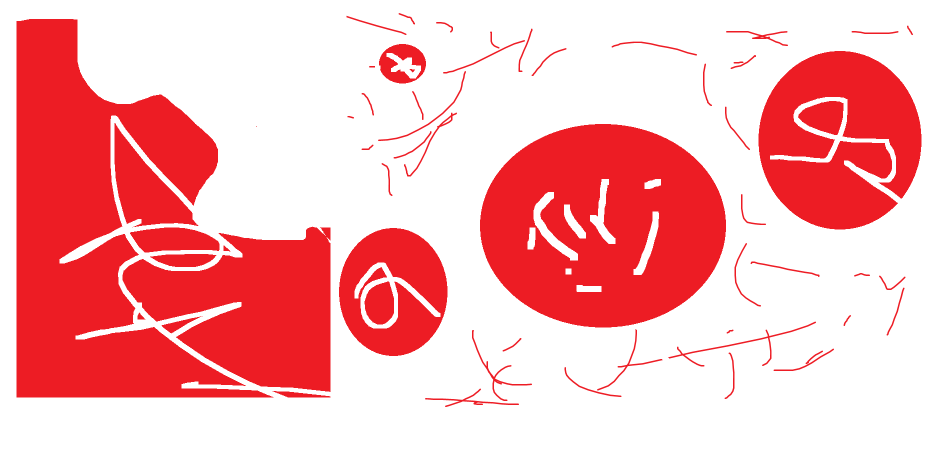
#> input picture dnm222.png, 1885 x 903 px (shown at 1/2 size)
$ python dnm1.py
#> lines starting #> are read from the running program, lines starting #| are printed output that depends on the picture; after the words box and inside, x2 and y2 are one past the last pixel; in counts of white or black regions, pixels touching at a corner belong together
import cv2
import numpy as np

img = cv2.imread("dnm222.png")
#> img is the input picture: shape (903, 1885, 3); mean B, G, R 179.7, 177, 248.8
img = cv2.resize(img,(640,480))
#> img: shape (480, 640, 3)
blurred = cv2.pyrMeanShiftFiltering(img, 3, 3)
kernel = np.ones((2,2),np.uint8)
hsv = cv2.cvtColor(img, cv2.COLOR_BGR2HSV)
#> hsv: shape (480, 640, 3); mean H, S, V 63.2, 77.4, 248.8

lower_red1 = np.array([0, 50, 50], np.uint8)
upper_red1 = np.array([10, 255, 255], np.uint8)
mask1 = cv2.inRange(hsv, lower_red1, upper_red1)
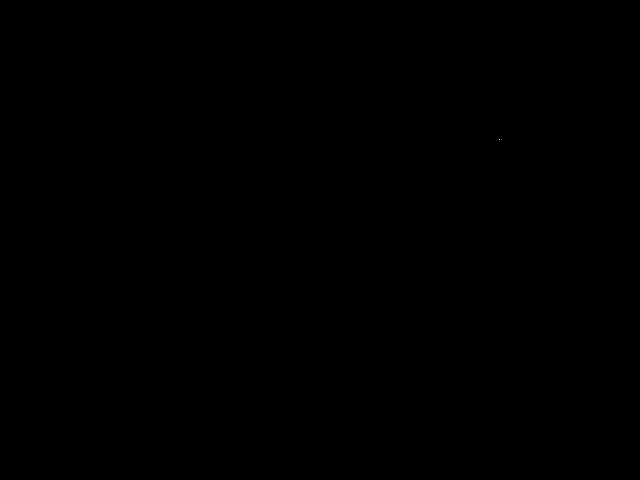
#> mask1: shape (480, 640); 0% white in thin lines or dots, all inside (x1, y1, x2, y2) = (499, 139, 500, 140)

lower_red2 = np.array([170, 50, 50],np.uint8)
upper_red2 = np.array([180, 255, 255],np.uint8)
mask2 = cv2.inRange(hsv, lower_red2, upper_red2)
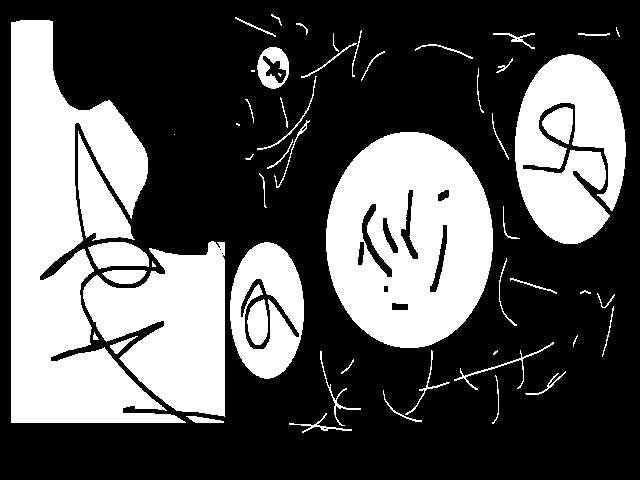
#> mask2: shape (480, 640); 34.9% white; 56 white regions (9 under 20 px), largest, box (x1, y1, x2, y2) and area: (11, 20, 186, 423) 33930, (326, 132, 493, 348) 26692, (83, 241, 225, 417) 15580

mask = mask1 + mask2

dilation = cv2.dilate(mask,kernel,iterations = 1)
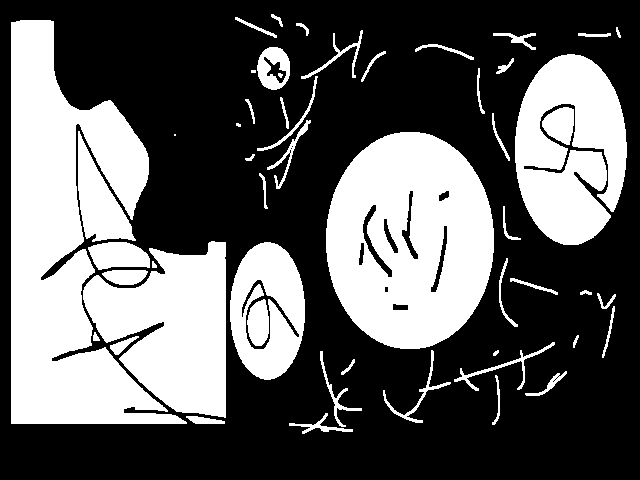
#> dilation: shape (480, 640); 37% white; 52 white regions (4 under 20 px), largest, box (x1, y1, x2, y2) and area: (11, 20, 187, 424) 34881, (326, 132, 494, 349) 27491, (83, 241, 226, 418) 16018

closing = cv2.morphologyEx(dilation, cv2.MORPH_GRADIENT, kernel)
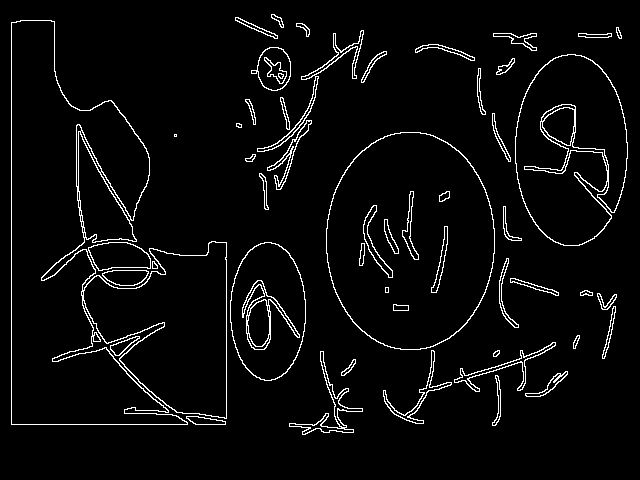
#> closing: shape (480, 640); 4.1% white in thin lines or dots, all inside (x1, y1, x2, y2) = (11, 14, 628, 435)
closing = cv2.morphologyEx(dilation, cv2.MORPH_CLOSE, kernel)
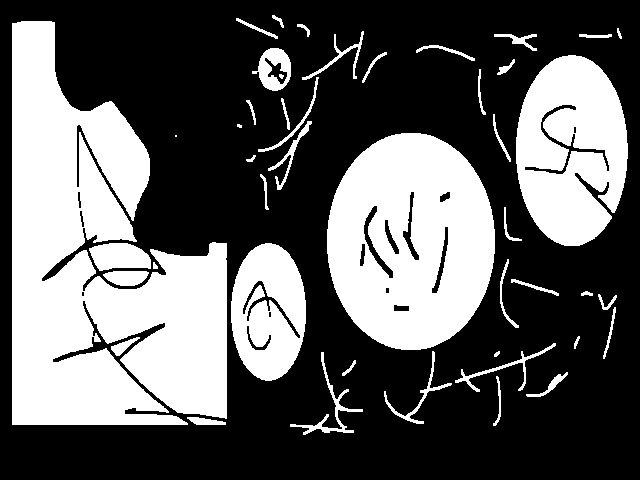
#> closing: shape (480, 640); 37% white; 45 white regions (3 under 20 px), largest, box (x1, y1, x2, y2) and area: (12, 21, 227, 425) 53972, (327, 133, 495, 350) 27491, (516, 55, 628, 246) 15928

#Getting the edge of morphology
edge = cv2.Canny(closing, 175, 175)
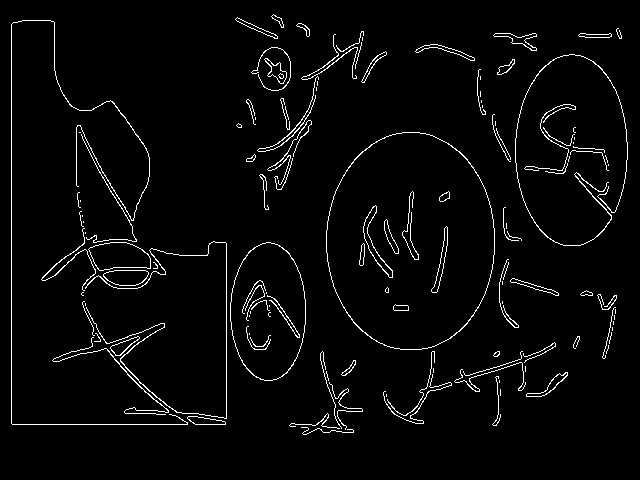
#> edge: shape (480, 640); 3.2% white in thin lines or dots, all inside (x1, y1, x2, y2) = (11, 14, 628, 435)
contours,hierarchy = cv2.findContours(edge, cv2.RETR_TREE, cv2.CHAIN_APPROX_SIMPLE)
#> contours = 158 contours, 96 with area under 20; largest, box (x1, y1, x2, y2) and area: (326, 132, 495, 350) 28865, (326, 132, 495, 350) 28783, (230, 242, 306, 381) 8146, (230, 242, 306, 381) 8110, (88, 242, 151, 271) 1307

# Find the index of the largest contour
areas = [cv2.contourArea(c) for c in contours]
#> areas = 158 values, max 28865 at index 91, min 0 at index 4, mean 535.8
max_index = np.argmax(areas)
#> max_index = 91
cnt=contours[max_index]
#> cnt = contour of 282 points, box (x1, y1, x2, y2) (326, 132, 495, 350), area 28865

x,y,w,h = cv2.boundingRect(cnt)
#> x = 326; y = 132; w = 169; h = 218
cv2.rectangle(img,(x,y),(x+w,y+h),(0,255,0),2)
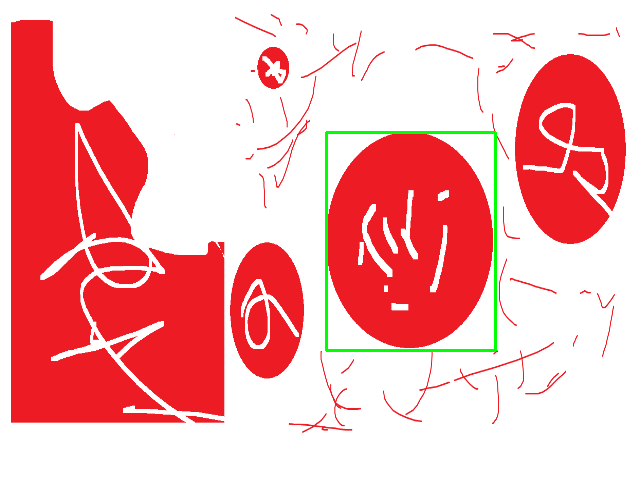
#> img: shape (480, 640, 3); mean B, G, R 177.8, 177, 246.9


cv2.imshow('threshold', img)
cv2.imshow('edge', edge)

cv2.waitKey(0)
cv2.destroyAllWindows()

$ run again, with dnm111.png copied over dnm222.png
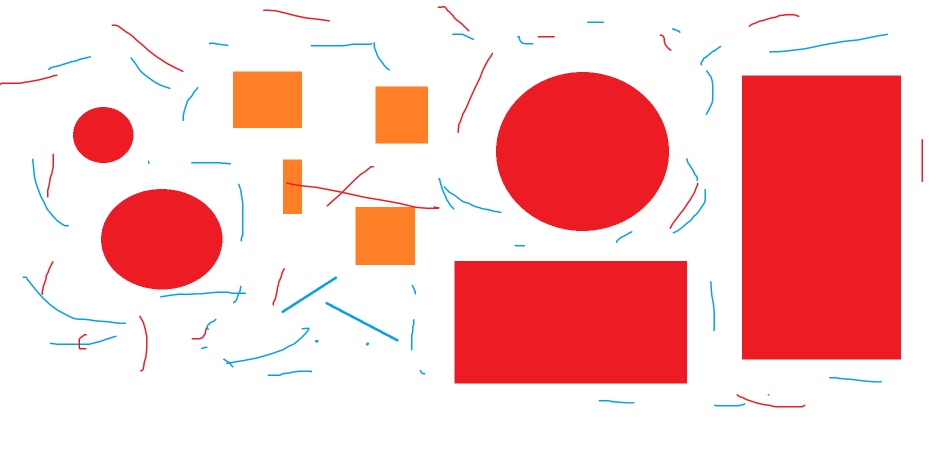
#> input picture dnm111.png, 1885 x 903 px (shown at 1/2 size)
#> img is the input picture: shape (903, 1885, 3); mean B, G, R 193, 192.8, 248.7
#> hsv: shape (480, 640, 3); mean H, S, V 47.8, 65.1, 250.2
#> mask1: shape (480, 640); 0.01% white in thin lines or dots, all inside (x1, y1, x2, y2) = (194, 194, 282, 221)
#> `mask2 = cv2.inRange(hsv, lower_red2, upper_red2)`:
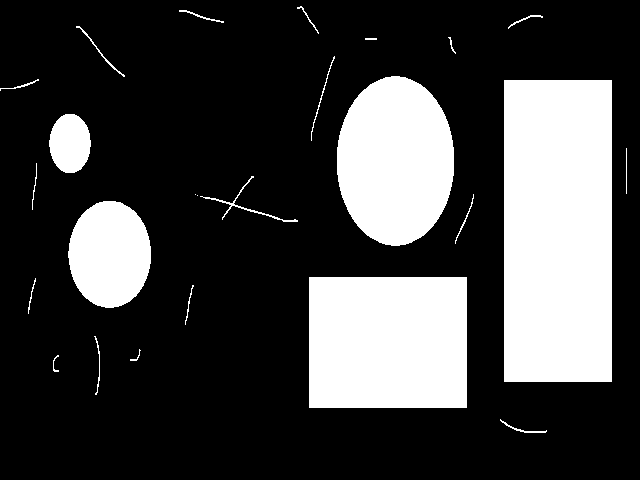
#> mask2: shape (480, 640); 25.8% white; 25 white regions (2 under 20 px), largest, box (x1, y1, x2, y2) and area: (504, 80, 612, 382) 32616, (309, 277, 467, 408) 20698, (337, 76, 454, 246) 15635
#> dilation: shape (480, 640); 26.6% white; 23 white regions, largest, box (x1, y1, x2, y2) and area: (504, 80, 613, 383) 33027, (309, 277, 468, 409) 20988, (337, 76, 455, 247) 15923
#> edge: shape (480, 640); 1.3% white in thin lines or dots, all inside (x1, y1, x2, y2) = (0, 6, 629, 435)
#> contours = 57 contours, 31 with area under 20; largest, box (x1, y1, x2, y2) and area: (504, 80, 614, 384) 33024, (504, 80, 614, 384) 33024, (309, 277, 469, 410) 20985, (309, 277, 469, 410) 20984, (337, 76, 456, 248) 15948
#> areas = 57 values, max 33024 at index 38, min 0 at index 2, mean 2822.2
#> max_index = 38
#> cnt = [[506, 80], [504, 82], [504, 382], [505, 383], [613, 383], [613, 81], [612, 80]]
#> x = 504; y = 80; w = 110; h = 304
#> `cv2.rectangle(img,(x,y),(x+w,y+h),(0,255,0),2)`:
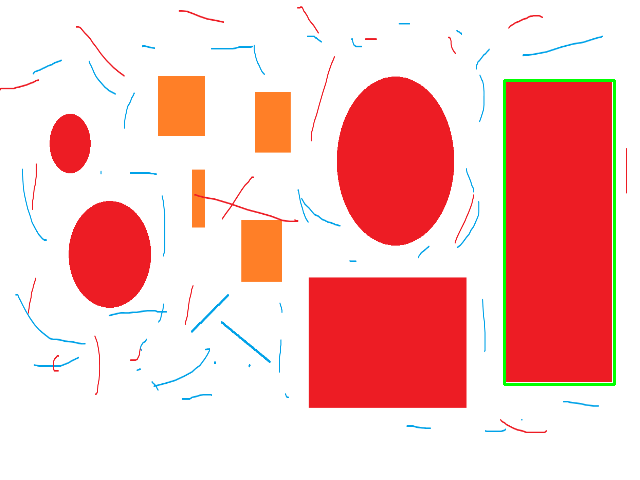
#> img: shape (480, 640, 3); mean B, G, R 191.5, 193.4, 246.7

$ run again, with dnm3.png copied over dnm222.png
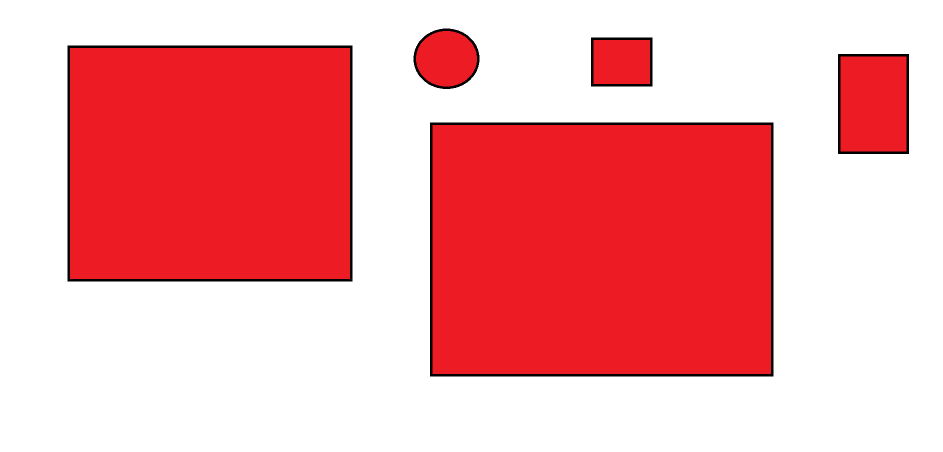
#> input picture dnm3.png, 1885 x 903 px (shown at 1/2 size)
#> img is the input picture: shape (903, 1885, 3); mean B, G, R 168, 165, 243.8
#> hsv: shape (480, 640, 3); mean H, S, V 67.8, 85.2, 243.9
#> mask1: shape (480, 640); every value is 0
#> `mask2 = cv2.inRange(hsv, lower_red2, upper_red2)`:
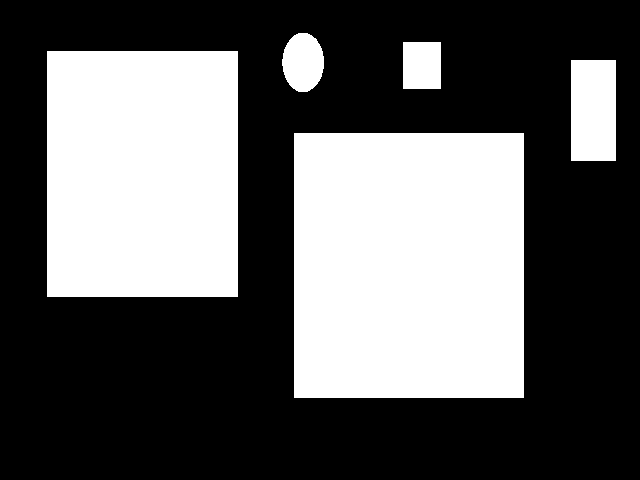
#> mask2: shape (480, 640); 37.8% white; 5 white regions, box (x1, y1, x2, y2) and area: (294, 133, 524, 398) 60950, (47, 51, 238, 297) 46986, (571, 60, 616, 161) 4545, (282, 33, 324, 92) 1942, (403, 42, 441, 89) 1786
#> dilation: shape (480, 640); 38.2% white; 5 white regions, box (x1, y1, x2, y2) and area: (294, 133, 525, 399) 61446, (47, 51, 239, 298) 47424, (571, 60, 617, 162) 4692, (282, 33, 325, 93) 2044, (403, 42, 442, 90) 1872
#> edge: shape (480, 640); 0.81% white in thin lines or dots, all inside (x1, y1, x2, y2) = (47, 33, 618, 400)
#> contours = 10 contours; largest, box (x1, y1, x2, y2) and area: (294, 133, 526, 400) 61443, (294, 133, 526, 400) 61442, (47, 51, 240, 299) 47421, (47, 51, 240, 299) 47420, (571, 60, 618, 163) 4689
#> areas = [61443, 61442.5, 4689, 4688.5, 47421, 47420.5, 1869, 1868.5, 2049.5, 2028.5]
#> max_index = 0
#> cnt = [[296, 133], [294, 135], [294, 398], [295, 399], [525, 399], [525, 134], [524, 133]]
#> x = 294; y = 133; w = 232; h = 267
#> `cv2.rectangle(img,(x,y),(x+w,y+h),(0,255,0),2)`:
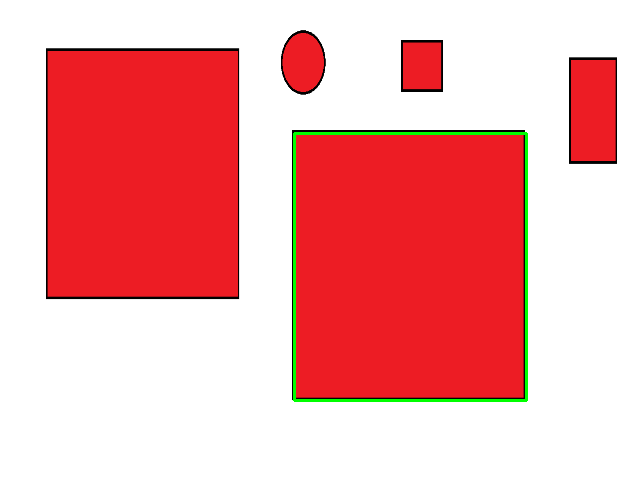
#> img: shape (480, 640, 3); mean B, G, R 167, 166.5, 242.1
